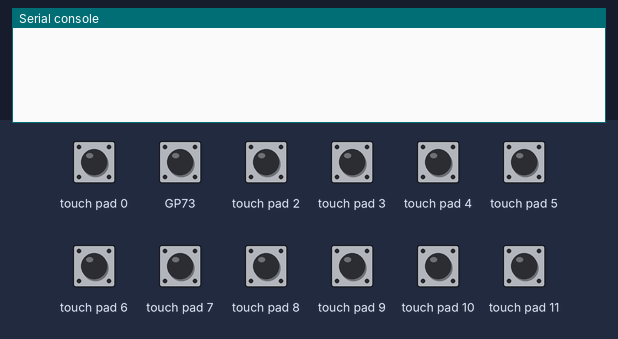
A program run on a simulated Raspberry Pi Pico running MicroPython. Shown: the last lines printed to the serial console. The test bench sets the inputs (shaded band); at power-on: touch pad 0, touch pad 2–11 LOW. Library files of the repository ran but are not shown: mpr121.py.

Above: at 1.2 s.
1.3 s: touch pad 0 pulled HIGH for 0.15 s
At 2.2 s:
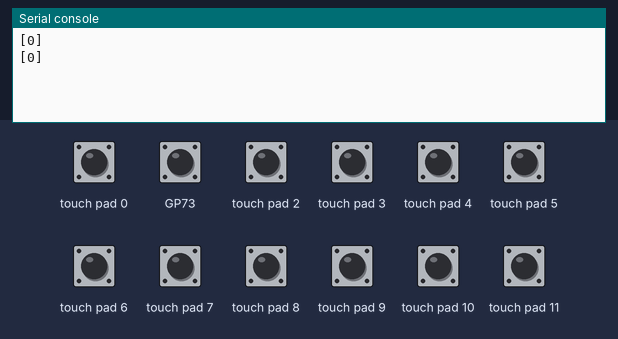
2.9 s: BOOTSEL button pressed for 0.15 s
At 3.7 s:
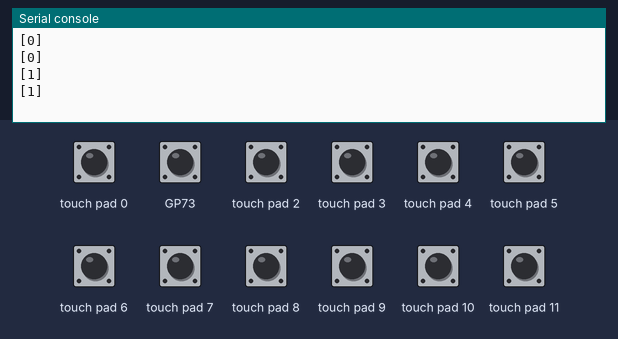
4.5 s: touch pad 2 pulled HIGH for 0.15 s
At 5.2 s:
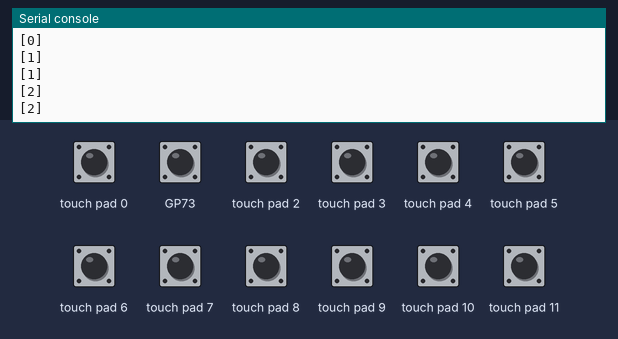
6.1 s: touch pad 3 pulled HIGH for 0.15 s
At 6.7 s:
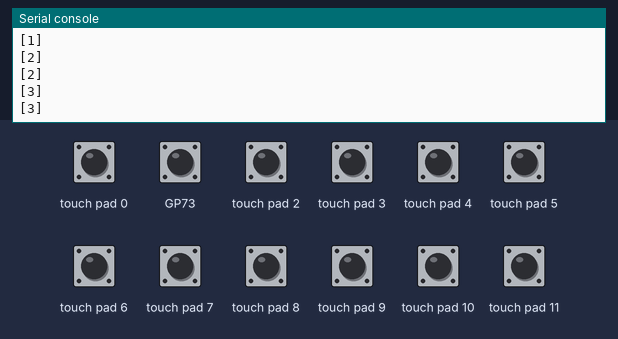
7.7 s: touch pad 4 pulled HIGH for 0.15 s
At 9.0 s:
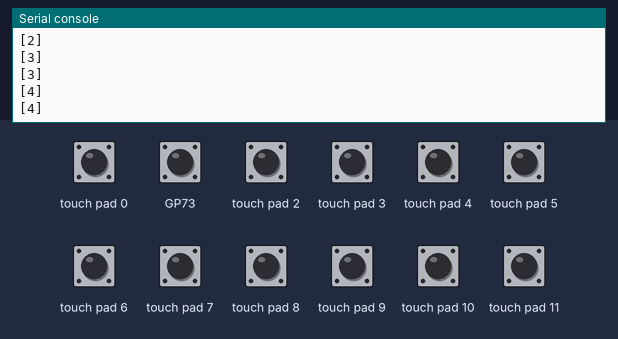
9.3 s: touch pad 5 pulled HIGH for 0.15 s
At 10.7 s:
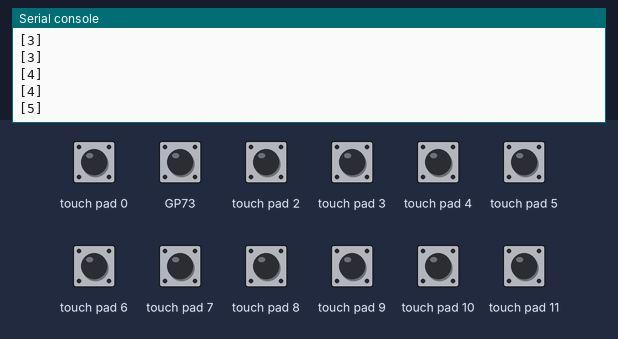
Timing chart, 0 to 11.9 s (numbered marks = the images above; inputs shaded):
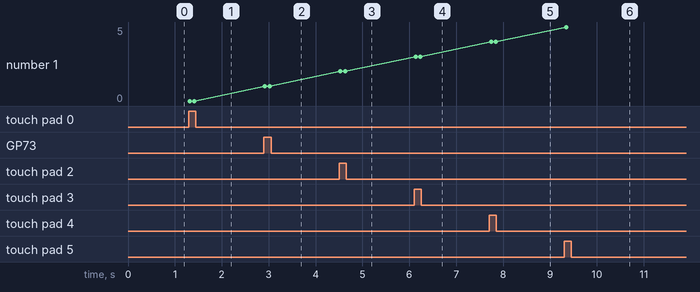

The program:

4.3_electrode_keyboard.py
```python
from mpr121 import MPR121
from machine import Pin, I2C
import utime

i2c = I2C(0, sda=Pin(4), scl=Pin(5))
mpr = MPR121(i2c)

# check all keys
while True:
    value = mpr.get_all_states()
    if len(value) != 0:
        print(value)
    utime.sleep_ms(100)
```

Measured:
- after the input at 1.3 s, the serial console: prints a new line at once (image 1)
- after the input at 2.9 s, the serial console: prints a new line at once (image 2)
- after the input at 4.5 s, the serial console: prints a new line at once (image 3)
- after the input at 6.1 s, the serial console: prints a new line at once (image 4)
- after the input at 7.7 s, the serial console: prints a new line at once (image 5)
- after the input at 9.3 s, the serial console: prints a new line after 0.05 s (image 6)
- plotted number 1: 0 → 1 after the input at 2.9 s, 1 → 2 after the input at 4.5 s, 2 → 3 after the input at 6.1 s, 3 → 4 after the input at 7.7 s, 4 → 5 after the input at 9.3 s
